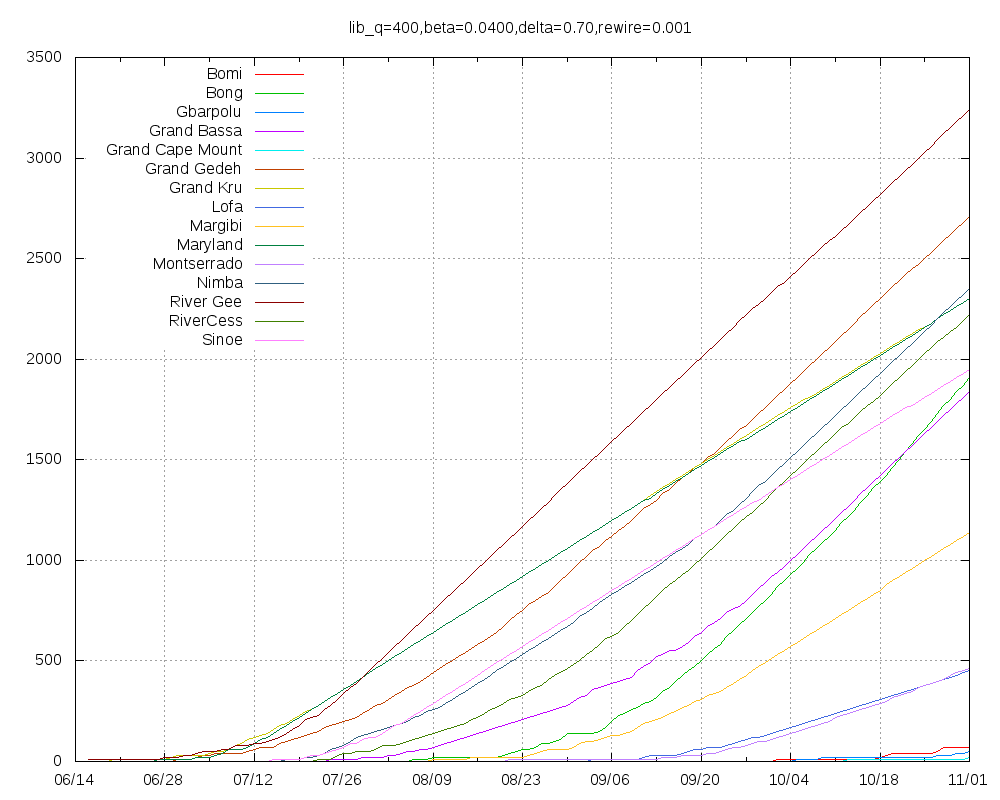

Here is the gnuplot script that generated this plot:
set title "lib_q=400,beta=0.0400,delta=0.70,rewire=0.001"
set key top left
set grid
set xdata time
set timefmt "%Y-%m-%d"
set terminal png size 1000,800
set output "lib_q=400,beta=0.0400,delta=0.70,rewire=0.001.png"
plot "Bomi.tab" using 1:2 title "Bomi" with lines,"Bong.tab" using 1:2 title "Bong" with lines,"Gbarpolu.tab" using 1:2 title "Gbarpolu" with lines,"Grand_Bassa.tab" using 1:2 title "Grand Bassa" with lines,"Grand_Cape_Mount.tab" using 1:2 title "Grand Cape Mount" with lines,"Grand_Gedeh.tab" using 1:2 title "Grand Gedeh" with lines,"Grand_Kru.tab" using 1:2 title "Grand Kru" with lines,"Lofa.tab" using 1:2 title "Lofa" with lines,"Margibi.tab" using 1:2 title "Margibi" with lines,"Maryland.tab" using 1:2 title "Maryland" with lines,"Montserrado.tab" using 1:2 title "Montserrado" with lines,"Nimba.tab" using 1:2 title "Nimba" with lines,"River_Gee.tab" using 1:2 title "River Gee" with lines,"RiverCess.tab" using 1:2 title "RiverCess" with lines,"Sinoe.tab" using 1:2 title "Sinoe" with lines
